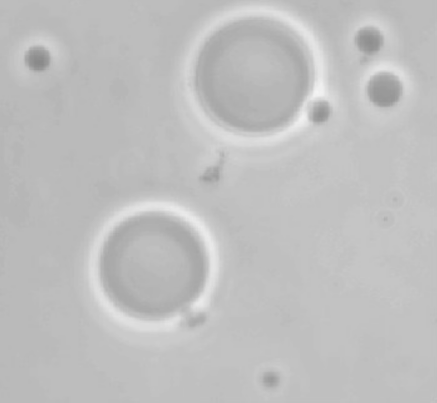
#> input picture Lab8-2_Watershed/thGonz.tif, 437 x 403 px
$ python otsu_skeleton.py
#> lines starting #> are read from the running program, lines starting #| are printed output that depends on the picture; after the words box and inside, x2 and y2 are one past the last pixel; in counts of white or black regions, pixels touching at a corner belong together; long printed decimals are rounded
import cv2
import numpy as np
import matplotlib.pyplot as plt
import cv2 as cv
from PIL import Image

def basic_thresholding(image):
    imnew = image.flatten()
    t = np.mean(image).astype(int)
    while True:
        seg_a = imnew[imnew > t]
        seg_b = imnew[imnew <= t]
        t_a = np.mean(seg_a)
        t_b = np.mean(seg_b)
        new_t = np.round((t_a + t_b) / 2)

        if np.abs(t - new_t) < 0.1:
            break

        t = new_t

    bin_img = image > t
    return bin_img, t


import numpy as np

def my_otsu(image):
    # Calculate the histogram of the input image
    hist, bins = np.histogram(image, bins=256, range=(0, 256))

    # Compute total number of pixels
    total_pixels = np.sum(hist)
    # total mean value
    m_G = np.dot(np.arange(256), hist) / total_pixels
    # array for between class variances
    between_class_array = np.empty(256)

    # initializations
    between_class_variance_max = 0
    threshold = 0
    separability = 0

    for k in range(1, 256):
        class_a = hist[:k]
        class_b = hist[k:]

        sum_a = np.sum(class_a)
        sum_b = np.sum(class_b)

        # Compute the probabilities of each class
        prob_a = sum_a / total_pixels
        prob_b = sum_b / total_pixels

        # Calculate the mean of each class
        m_a = np.dot(np.arange(k), class_a) / sum_a if sum_a > 0 else 0
        m_b = np.dot(np.arange(k, 256), class_b) / sum_b if sum_b > 0 else 0

        # Calculate between-class variance
        between_class_variance = prob_a * (m_a - m_G) ** 2 + prob_b * (m_b - m_G) ** 2
        G_variance = (k - m_G) ** 2
        between_class_array[k] = between_class_variance

        if between_class_variance > between_class_variance_max:
            between_class_variance_max = between_class_variance
            threshold = k
            separability = between_class_variance / G_variance

    # Apply the threshold to the image
    binary_image = image >= threshold


    return binary_image, between_class_array, threshold, separability


def main():
    #image = np.asarray(Image.open("polymersome_cells_10_36.png"))
    image = np.asarray(Image.open("thGonz.tif"))
#> image is the input picture: shape (403, 437); min 137, max 244, mean 191

    #image = np.asarray(Image.open("binary_test_image.png"))
    if len(image.shape)==3:
        image=image[:,:,0]

    binary_image, t = basic_thresholding(image)
#> in basic_thresholding, `t = np.mean(image).astype(int)`: t = 191
#> the loop in basic_thresholding, `while True:` made 2 passes
#> (t_a, t_b, new_t, t) on pass 1: (198.2, 185.4, 192, 192)
#> (t_a, t_b, new_t) on pass 2: (198.6, 185.7, 192)
#> in basic_thresholding, `bin_img = image > t`:
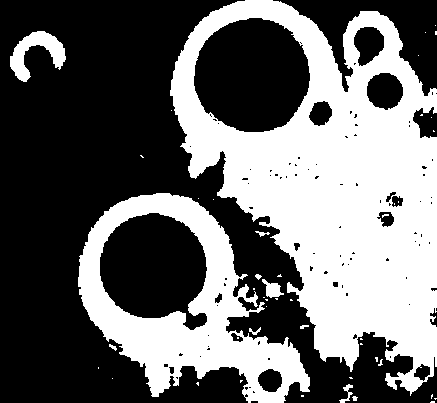
#> bin_img: shape (403, 437) bool; 41.2% white; 46 white regions (35 under 20 px), largest, box (x1, y1, x2, y2) and area: (170, 0, 437, 396) 52679, (78, 193, 310, 403) 17951, (10, 31, 66, 82) 1237
#> t = 192
    print("Basic Thresholding. Output Threshold: "+str(t))
#| Basic Thresholding. Output Threshold: 192.0

    plt.figure(figsize=(12, 6))
    plt.subplot(1, 2, 1)
    plt.imshow(binary_image.astype(int), cmap="gray")
    plt.title("basic thresholding")
    plt.subplot(1, 2, 2)
    plt.hist(image.ravel(), bins=256)
    plt.axvline(t, color='r', linestyle='dashed', linewidth=2)
    plt.show()
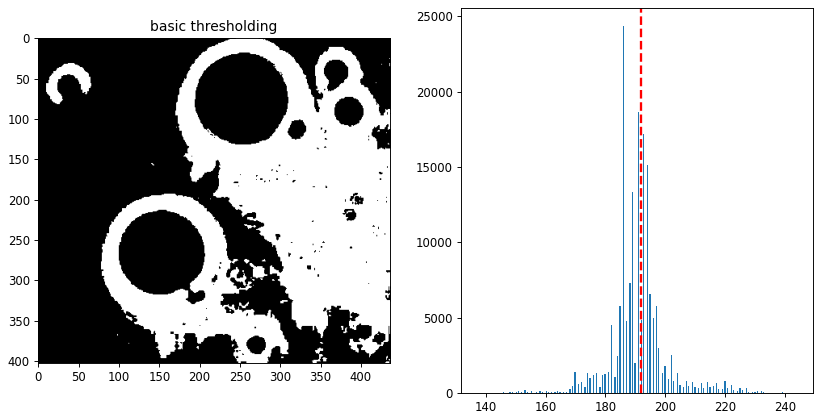
#> figure drawn by matplotlib, 2 panels; panel 2: tallest bar 24334 high, from x = 185.9 to 186.3

    binary_image, between_class_variance, threshold, separability = my_otsu(image)
#> in my_otsu, `hist, bins = np.histogram(image, bins=256, range=(0, 256))`: hist = 256 values, max 24334 at index 186, min 0 at index 0, mean 687.9; bins = 257 values from 0 to 256
#> in my_otsu, `total_pixels = np.sum(hist)`: total_pixels = 176111
#> in my_otsu, `m_G = np.dot(np.arange(256), hist) / total_pixels`: m_G = 191
#> the loop in my_otsu, `for k in range(1, 256):` made 255 passes
#> (sum_a, sum_b, prob_a, prob_b, m_a, m_b, between_class_variance, G_variance) on passes 138 to 149: (3, 176108, 1.7e-05, 1, 137, 191, 0.0497, 2811.7), (27, 176084, 0.000153, 1, 137.9, 191, 0.433, 2706.7), (36, 176075, 0.000204, 1, 138.2, 191, 0.571, 2603.6), (43, 176068, 0.000244, 1, 138.5, 191, 0.675, 2502.6), (56, 176055, 0.000318, 1, 139.1, 191, 0.859, 2403.5), (85, 176026, 0.000483, 1, 140.1, 191.1, 1.25, 2306.5), (95, 176016, 0.000539, 0.999, 140.4, 191.1, 1.39, 2211.4), (125, 175986, 0.00071, 0.999, 141.2, 191.1, 1.76, 2118.4), (142, 175969, 0.000806, 0.999, 141.7, 191.1, 1.96, 2027.3), (185, 175926, 0.00105, 0.999, 142.7, 191.1, 2.46, 1938.3), (213, 175898, 0.00121, 0.999, 143.3, 191.1, 2.76, 1851.2), (276, 175835, 0.00157, 0.998, 144.3, 191.1, 3.42, 1766.2)
#> (sum_a, sum_b, prob_a, prob_b, m_a, m_b, between_class_variance, G_variance) on passes 17 to 22: (0, 176111, 0, 1, 0, 191, 0, 30284.9), (0, 176111, 0, 1, 0, 191, 0, 29937.9), (0, 176111, 0, 1, 0, 191, 0, 29592.8), (0, 176111, 0, 1, 0, 191, 0, 29249.8), (0, 176111, 0, 1, 0, 191, 0, 28908.7), (0, 176111, 0, 1, 0, 191, 0, 28569.7)
#> in my_otsu, `binary_image = image >= threshold`:
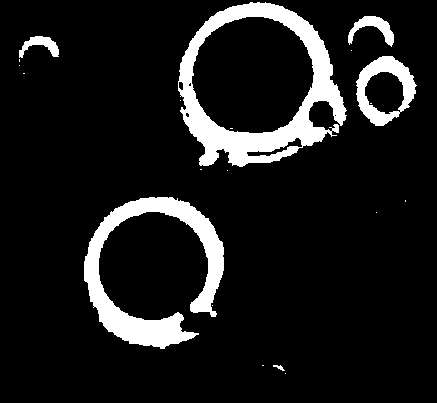
#> binary_image: shape (403, 437) bool; 10.5% white; 20 white regions (14 under 20 px), largest, box (x1, y1, x2, y2) and area: (178, 2, 347, 167) 8844, (84, 197, 224, 349) 6884, (356, 56, 417, 126) 1794, (348, 16, 394, 47) 565, (19, 36, 59, 58) 399, (273, 365, 285, 371) 33

    print("Otsu's Method. Output Threshold: "+str(threshold))
#| Otsu's Method. Output Threshold: 200
    print("Separability: "+str(separability))
#| Separability: 0.5411
    #print(separability)

    plt.plot(between_class_variance*100)
    plt.title("between class variance")
    plt.show()
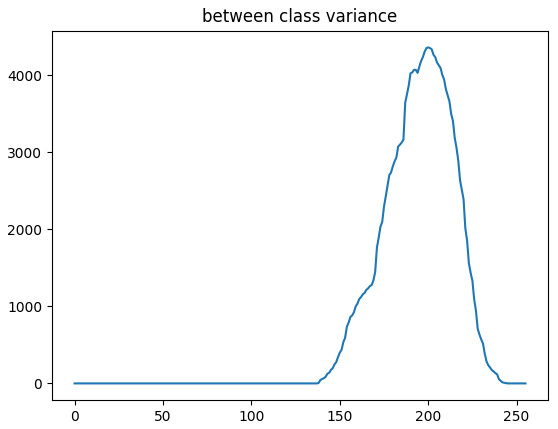
#> figure drawn by matplotlib, 1 panel; curve peaks at x = 200, y = 4358.1

    plt.imshow(binary_image.astype(int), cmap="gray")
    plt.show()
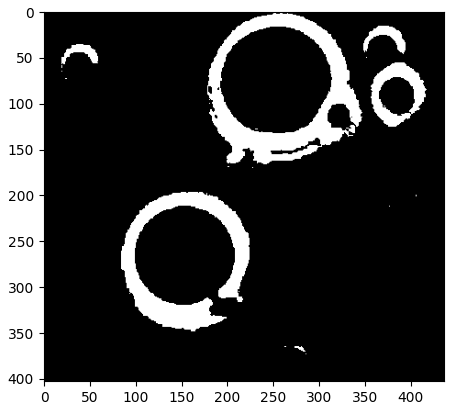
#> figure drawn by matplotlib, 1 panel


if __name__ == "__main__":
    main()
